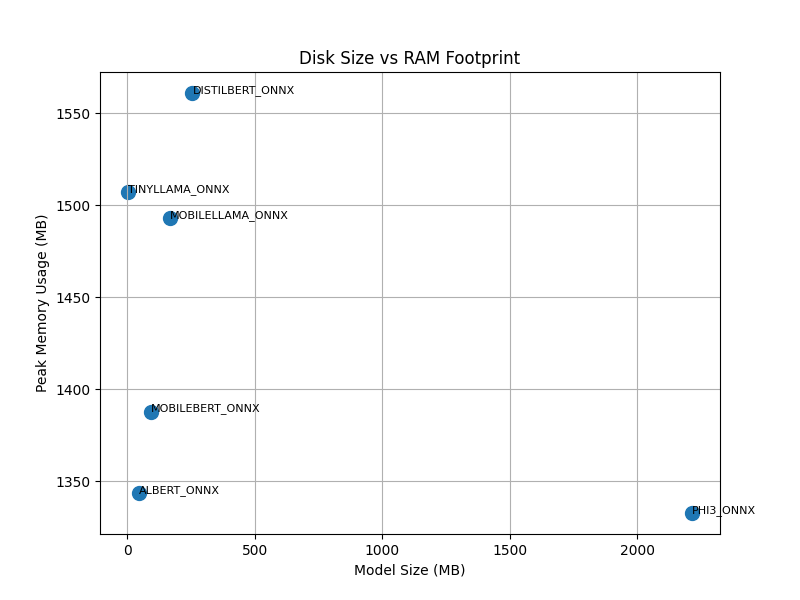

Here is the Python script that generated this plot:
import pandas as pd
import matplotlib.pyplot as plt

def plot_disk_vs_memory(df):
    plt.figure(figsize=(8,6))
    plt.scatter(df["Model Size (MB)"], df["Peak Memory (MB)"], s=100)
    for _, row in df.iterrows():
        plt.text(row["Model Size (MB)"], row["Peak Memory (MB)"], row["Model"], fontsize=8)
    plt.xlabel("Model Size (MB)")
    plt.ylabel("Peak Memory Usage (MB)")
    plt.title("Disk Size vs RAM Footprint")
    plt.grid(True)
    plt.savefig("/aul/homes/cvaro009/Desktop/LLMComp2025/src/evaluation/usecase3/plots/plot_disk_vs_memory.png")

if __name__ == "__main__":
    df = pd.read_csv("/aul/homes/cvaro009/Desktop/LLMComp2025/onnx_results_usecase3/model_comparison_summary_with_onnx.csv")
    plot_disk_vs_memory(df)
